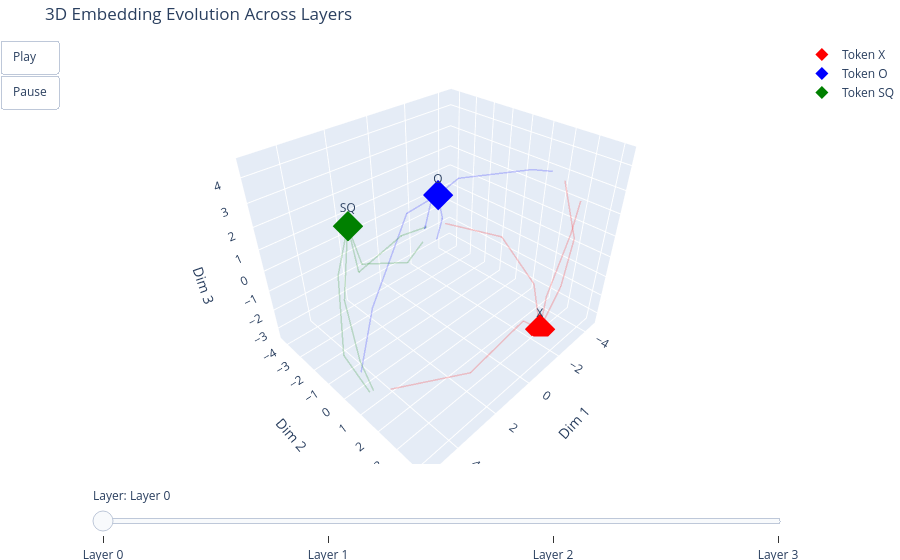

Notebook cell for this chart:
### Code cell
import numpy as np
import plotly.graph_objects as go

# --- INPUTS (your data) ---
static_embeddings = static_3d
contexts = [x_pattern_layers_3D, o_pattern_layers_3D, sq_pattern_layers_3D]

tokens = ["X", "O", "SQ"]
context_labels = ["repeat", "alternate1", "alternate2", "cycle"]

# --- Color per TOKEN (fixed) ---
token_colors = {
    "X": "red",
    "O": "blue",
    "SQ": "green"
}

symbols = ["x", "circle", "square"]

# number of layers
num_layers = contexts[0][0].shape[0]

# --- FIGURE ---
fig = go.Figure()

# --- STATIC: token anchors ---
for i, token in enumerate(tokens):
    fig.add_trace(go.Scatter3d(
        x=[static_embeddings[i, 0]],
        y=[static_embeddings[i, 1]],
        z=[static_embeddings[i, 2]],
        mode='markers+text',
        marker=dict(size=10, color=token_colors[token], symbol='diamond'),
        text=[token],
        textposition="top center",
        name=f"Token {token}"
    ))

# --- STATIC: full trajectories (faint) ---
for i, context in enumerate(contexts):
    token = tokens[i]
    color = token_colors[token]

    for ctx, label in zip(context, context_labels):
        x, y, z = ctx[:, 0], ctx[:, 1], ctx[:, 2]

        fig.add_trace(go.Scatter3d(
            x=x, y=y, z=z,
            mode='lines',
            line=dict(width=3, color=color),
            opacity=0.2,
            showlegend=False
        ))

# --- ANIMATION FRAMES ---
frames = []

for layer in range(num_layers):
    frame_data = []

    for i, context in enumerate(contexts):
        token = tokens[i]
        color = token_colors[token]

        for j, (ctx, label) in enumerate(zip(context, context_labels)):
            x, y, z = ctx[layer]

            frame_data.append(go.Scatter3d(
                x=[x], y=[y], z=[z],
                mode='markers',
                marker=dict(
                    size=6,
                    color=color,
                    symbol=symbols[i]
                ),
                name=f"{token}-{label}",
                showlegend=False
            ))

    frames.append(go.Frame(data=frame_data, name=str(layer)))

fig.frames = frames

# --- INITIAL STATE (layer 0) ---
init_data = []
for i, context in enumerate(contexts):
    token = tokens[i]
    color = token_colors[token]

    for j, (ctx, label) in enumerate(zip(context, context_labels)):
        x, y, z = ctx[0]

        init_data.append(go.Scatter3d(
            x=[x], y=[y], z=[z],
            mode='markers',
            marker=dict(size=6, color=color, symbol=symbols[i]),
            showlegend=False
        ))

for trace in init_data:
    fig.add_trace(trace)

# --- SLIDER ---
sliders = [dict(
    steps=[
        dict(
            method="animate",
            args=[[str(k)], {"mode": "immediate", "frame": {"duration": 300}, "transition": {"duration": 0}}],
            label=f"Layer {k}"
        )
        for k in range(num_layers)
    ],
    currentvalue={"prefix": "Layer: "}
)]

# --- LAYOUT ---
fig.update_layout(
    title="3D Embedding Evolution Across Layers",
    scene=dict(
        xaxis_title="Dim 1",
        yaxis_title="Dim 2",
        zaxis_title="Dim 3",
    ),
    sliders=sliders,
    updatemenus=[dict(
        type="buttons",
        showactive=False,
        buttons=[
            dict(label="Play",
                 method="animate",
                 args=[None, {"frame": {"duration": 300}, "fromcurrent": True}]),
            dict(label="Pause",
                 method="animate",
                 args=[[None], {"frame": {"duration": 0}, "mode": "immediate"}])
        ]
    )],
    margin=dict(l=0, r=0, b=0, t=40)
)

fig.show()

### Figure 1 — Plotly figure (JSON) as saved in the notebook; plotly's stock layout.template omitted (floating-point values rounded to 4 significant figures)
{"data": [{"marker": {"color": "red", "size": 10, "symbol": "diamond"}, "mode": "markers+text", "name": "Token X", "text": ["X"], "textposition": "top center", "type": "scatter3d", "x": [-2.52], "y": [3.08], "z": [-3.336]}, {"marker": {"color": "blue", "size": 10, "symbol": "diamond"}, "mode": "markers+text", "name": "Token O", "text": ["O"], "textposition": "top center", "type": "scatter3d", "x": [-1.419], "y": [-1.986], "z": [1.633]}, {"marker": {"color": "green", "size": 10, "symbol": "diamond"}, "mode": "markers+text", "name": "Token SQ", "text": ["SQ"], "textposition": "top center", "type": "scatter3d", "x": [3.584], "y": [-1.304], "z": [2.652]}, {"line": {"color": "red", "width": 3}, "mode": "lines", "opacity": 0.2, "showlegend": false, "type": "scatter3d", "x": [-2.52, -1.143, 2.114, 4.414], "y": [3.08, 3.092, 3.234, 1.444], "z": [-3.336, -1.95, -2.257, -2.721]}, {"line": {"color": "red", "width": 3}, "mode": "lines", "opacity": 0.2, "showlegend": false, "type": "scatter3d", "x": [-2.52, -2.39, -2.215, -1.498], "y": [3.08, 3.785, 4.073, 3.761], "z": [-3.336, -0.5059, 1.934, 4.365]}, {"line": {"color": "red", "width": 3}, "mode": "lines", "opacity": 0.2, "showlegend": false, "type": "scatter3d", "x": [-2.52, -3.15, -4.49, -3.723], "y": [3.08, 2.104, -0.8143, -3.798], "z": [-3.336, -1.776, -1.354, -1.591]}, {"line": {"color": "red", "width": 3}, "mode": "lines", "opacity": 0.2, "showlegend": false, "type": "scatter3d", "x": [-2.52, -2.023, -2.574, -2.023], "y": [3.08, 3.44, 3.716, 4.159], "z": [-3.336, -1.016, 1.781, 3.565]}, {"line": {"color": "blue", "width": 3}, "mode": "lines", "opacity": 0.2, "showlegend": false, "type": "scatter3d", "x": [-1.419, -1.786, -1.872, -1.578], "y": [-1.986, -1.17, 2.214, 3.216], "z": [1.633, 2.564, 4.092, 4.477]}, {"line": {"color": "blue", "width": 3}, "mode": "lines", "opacity": 0.2, "showlegend": false, "type": "scatter3d", "x": [-1.419, -0.004162, 3.259, 4.641], "y": [-1.986, -2.371, -0.8034, 0.01884], "z": [1.633, 1.172, -0.9559, -2.778]}, {"line": {"color": "blue", "width": 3}, "mode": "lines", "opacity": 0.2, "showlegend": false, "type": "scatter3d", "x": [-1.419, -2.016, -3.32, -3.162], "y": [-1.986, -2.619, -3.596, -3.843], "z": [1.633, 1.293, -1.028, -2.317]}, {"line": {"color": "blue", "width": 3}, "mode": "lines", "opacity": 0.2, "showlegend": false, "type": "scatter3d", "x": [-1.419, -1.916, -2.297, -2.809], "y": [-1.986, -2.761, -3.772, -4.269], "z": [1.633, 1.314, -1.257, -1.515]}, {"line": {"color": "green", "width": 3}, "mode": "lines", "opacity": 0.2, "showlegend": false, "type": "scatter3d", "x": [3.584, 3.274, -0.8073, -2.831], "y": [-1.304, -1.423, -3.754, -4.19], "z": [2.652, 0.4296, -0.9425, -1.564]}, {"line": {"color": "green", "width": 3}, "mode": "lines", "opacity": 0.2, "showlegend": false, "type": "scatter3d", "x": [3.584, 4.536, 4.687, 4.674], "y": [-1.304, -0.6097, 0.1153, 0.7517], "z": [2.652, 0.3228, -2.042, -3.171]}, {"line": {"color": "green", "width": 3}, "mode": "lines", "opacity": 0.2, "showlegend": false, "type": "scatter3d", "x": [3.584, 3.07, 1.432, -0.06637], "y": [-1.304, -1.462, -0.7695, -1.496], "z": [2.652, 0.673, 0.2562, 0.1605]}, {"line": {"color": "green", "width": 3}, "mode": "lines", "opacity": 0.2, "showlegend": false, "type": "scatter3d", "x": [3.584, 4.251, 5.195, 4.972], "y": [-1.304, -1.265, -0.08671, 0.9475], "z": [2.652, 0.8968, -1.539, -2.834]}, {"marker": {"color": "red", "size": 6, "symbol": "x"}, "mode": "markers", "showlegend": false, "type": "scatter3d", "x": [-2.52], "y": [3.08], "z": [-3.336]}, {"marker": {"color": "red", "size": 6, "symbol": "x"}, "mode": "markers", "showlegend": false, "type": "scatter3d", "x": [-2.52], "y": [3.08], "z": [-3.336]}, {"marker": {"color": "red", "size": 6, "symbol": "x"}, "mode": "markers", "showlegend": false, "type": "scatter3d", "x": [-2.52], "y": [3.08], "z": [-3.336]}, {"marker": {"color": "red", "size": 6, "symbol": "x"}, "mode": "markers", "showlegend": false, "type": "scatter3d", "x": [-2.52], "y": [3.08], "z": [-3.336]}, {"marker": {"color": "blue", "size": 6, "symbol": "circle"}, "mode": "markers", "showlegend": false, "type": "scatter3d", "x": [-1.419], "y": [-1.986], "z": [1.633]}, {"marker": {"color": "blue", "size": 6, "symbol": "circle"}, "mode": "markers", "showlegend": false, "type": "scatter3d", "x": [-1.419], "y": [-1.986], "z": [1.633]}, {"marker": {"color": "blue", "size": 6, "symbol": "circle"}, "mode": "markers", "showlegend": false, "type": "scatter3d", "x": [-1.419], "y": [-1.986], "z": [1.633]}, {"marker": {"color": "blue", "size": 6, "symbol": "circle"}, "mode": "markers", "showlegend": false, "type": "scatter3d", "x": [-1.419], "y": [-1.986], "z": [1.633]}, {"marker": {"color": "green", "size": 6, "symbol": "square"}, "mode": "markers", "showlegend": false, "type": "scatter3d", "x": [3.584], "y": [-1.304], "z": [2.652]}, {"marker": {"color": "green", "size": 6, "symbol": "square"}, "mode": "markers", "showlegend": false, "type": "scatter3d", "x": [3.584], "y": [-1.304], "z": [2.652]}, {"marker": {"color": "green", "size": 6, "symbol": "square"}, "mode": "markers", "showlegend": false, "type": "scatter3d", "x": [3.584], "y": [-1.304], "z": [2.652]}, {"marker": {"color": "green", "size": 6, "symbol": "square"}, "mode": "markers", "showlegend": false, "type": "scatter3d", "x": [3.584], "y": [-1.304], "z": [2.652]}], "layout": {"margin": {"b": 0, "l": 0, "r": 0, "t": 40}, "scene": {"xaxis": {"title": {"text": "Dim 1"}}, "yaxis": {"title": {"text": "Dim 2"}}, "zaxis": {"title": {"text": "Dim 3"}}}, "sliders": [{"currentvalue": {"prefix": "Layer: "}, "steps": [{"args": [["0"], {"frame": {"duration": 300}, "mode": "immediate", "transition": {"duration": 0}}], "label": "Layer 0", "method": "animate"}, {"args": [["1"], {"frame": {"duration": 300}, "mode": "immediate", "transition": {"duration": 0}}], "label": "Layer 1", "method": "animate"}, {"args": [["2"], {"frame": {"duration": 300}, "mode": "immediate", "transition": {"duration": 0}}], "label": "Layer 2", "method": "animate"}, {"args": [["3"], {"frame": {"duration": 300}, "mode": "immediate", "transition": {"duration": 0}}], "label": "Layer 3", "method": "animate"}]}], "title": {"text": "3D Embedding Evolution Across Layers"}, "updatemenus": [{"buttons": [{"args": [null, {"frame": {"duration": 300}, "fromcurrent": true}], "label": "Play", "method": "animate"}, {"args": [[null], {"frame": {"duration": 0}, "mode": "immediate"}], "label": "Pause", "method": "animate"}], "showactive": false, "type": "buttons"}]}}
